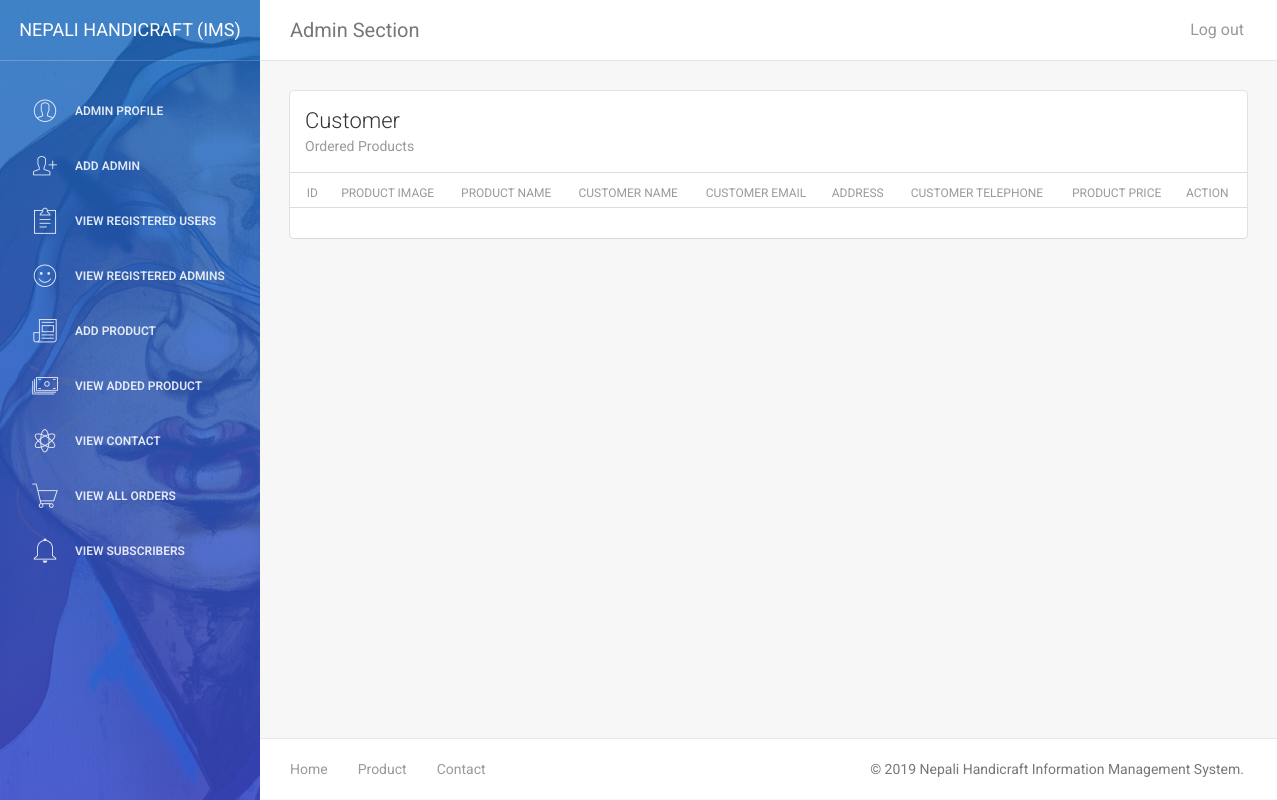
/admin/view-order.php (signed in), run on an earlier commit of the app's database.
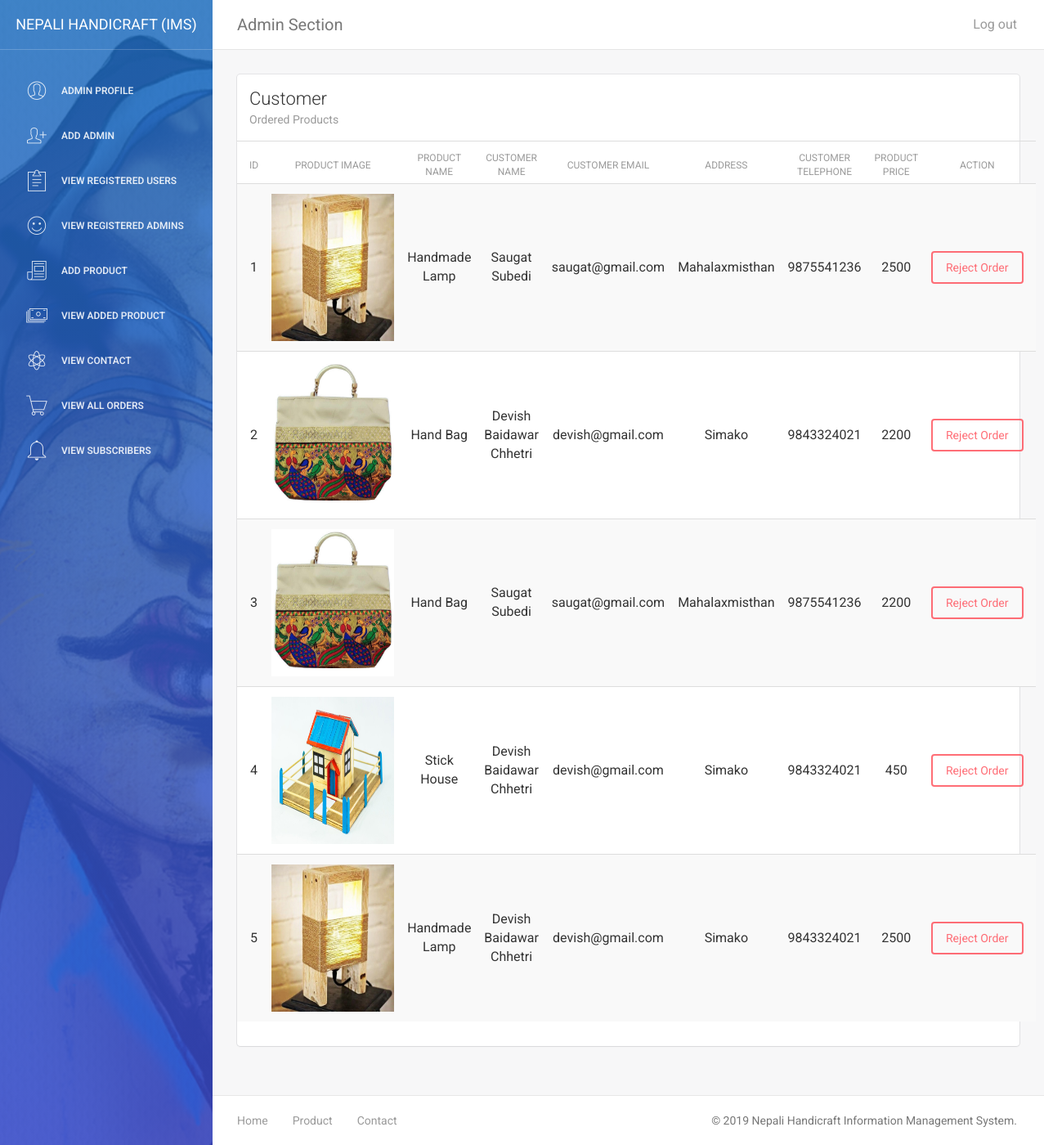
And on a later commit of the database.
### tables this page shows
CREATE TABLE `tbl_order` (
  `o_id` int(11) NOT NULL,
  `u_id` int(11) NOT NULL,
  `p_id` int(11) NOT NULL,
  `date` date NOT NULL
);

CREATE TABLE `tbl_product` (
  `p_id` int(11) NOT NULL,
  `p_name` varchar(255) NOT NULL,
  `p_image` varchar(255) NOT NULL,
  `p_description` text NOT NULL,
  `p_price` double NOT NULL,
  `p_disprice` double NOT NULL
);

CREATE TABLE `tbl_register_user` (
  `u_id` int(11) NOT NULL,
  `fname` varchar(50) NOT NULL,
  `lname` varchar(255) NOT NULL,
  `e_mail` varchar(255) NOT NULL,
  `telephone` bigint(50) NOT NULL,
  `address` varchar(255) NOT NULL,
  `city` varchar(255) NOT NULL,
  `country` varchar(50) NOT NULL,
  `region` varchar(50) NOT NULL,
  `gender` enum('Male','Female','Other','') NOT NULL,
  `password` varchar(255) NOT NULL,
  `confirm_password` varchar(255) NOT NULL
);

### admin/order-list.php (called while the page is built)
<?php
    $servername = "localhost";
    $username = "root";
    $password = "";
    $dbname = "00174648_devishbaidawarchhetri_cp";
    $conn = new mysqli($servername, $username, $password, $dbname);
    $sql = "SELECT o.o_id, u.u_id, u.fname, u.lname, u.e_mail, u.telephone, u.address, p.p_name, p.p_description, p.p_price, p.p_disprice, p.p_image
    FROM tbl_order o, tbl_register_user u, tbl_product p
    WHERE o.u_id = u.u_id AND o.p_id = p.p_id
    ORDER BY o.o_id;";
    $result =$conn->query($sql);
?>

### admin/view-order.php (the view, shortened to what this page needs)
<?php
    require 'order-list.php';
?>
<!doctype html>
<html lang="en">
<head>
    <link href="assets/css/bootstrap.min.css" rel="stylesheet" />
    <link href="assets/css/animate.min.css" rel="stylesheet"/>
    <link href="assets/css/light-bootstrap-dashboard.css?v=1.4.0" rel="stylesheet"/>
    <link href="assets/css/demo.css" rel="stylesheet" />
    <link href="http://maxcdn.bootstrapcdn.com/font-awesome/4.2.0/css/font-awesome.min.css" rel="stylesheet">
    <link href="assets/css/pe-icon-7-stroke.css" rel="stylesheet" />
</head>
<body>
<div class="wrapper">
    <?php include ('admin-sidebar.php'); ?>
    <div class="main-panel">
    <?php include ('admin-nav.php'); ?>
        <div class="content">
            <div class="container-fluid">
                <div class="row">
                    <div class="col-md-12">
                        <div class="card">
                            <div class="header">
                                <h4 class="title">Customer</h4>
                                <p class="category">Ordered Products</p>
                            </div>
                            <div class="content table-responsive table-full-width">
                                <table class="table table-hover table-striped">
                                    <thead>
                                        <th>ID</th>
                                        <th>Product Image</th>
                                    	<th>Product Name</th>
                                        <th>Customer Name</th>
                                        <th>Customer Email</th>
                                        <th>Address</th>
                                        <th>Customer Telephone</th>
                                        <th>Product Price</th>
                                        <th colspan="2" style="text-align: center;">Action</th>
                                    </thead>
                                    <tbody>
                                        <?php
                                        $i = 1;
                                        while($output = $result->fetch_assoc()){
                                        ?>
                                        <tr>
                                            <td><?php echo $i; ?></td>
                                            <td><img src="../images/product-images/<?php echo $output['p_image']; ?>" style="width:150px; height: 180px;"></td>
                                            <td><?php echo $output['p_name']; ?></td>
                                            <td><?php echo $output['fname']; ?> <?php  echo $output['lname']; ?> </td>
                                            <td><?php echo $output['e_mail']; ?></td>
                                            <td><?php echo $output['address']; ?></td>
                                            <td><?php echo $output['telephone']; ?></td>
                                            <td><?php echo $output['p_disprice']; ?></td>
								            <td><a href="../actions/cancelOrder-actionn.php?cancel=<?php echo $output['o_id']; ?>" class="btn btn-danger" onclick="Javascript: return confirm('Are you sure you want to reject order?');" name="productDelete">Reject Order</a></td>
                                        </tr>
                                    <?php $i++; } ?>
                                    </tbody>
                                </table>
                            </div>
                        </div>
                    </div>
                </div>
            </div>
        </div>
        <footer class="footer">
            <div class="container-fluid">
                <nav class="pull-left">
                    <ul>
                        <li>
                            <a href="../index.php">
                                Home
                            </a>
                        </li>
                        <li>
                            <a href="../products.php">
                                Product
                            </a>
                        </li>
                        <li>
                            <a href="../contact.php">
                                Contact
                            </a>
                        </li>
                    </ul>
                </nav>
                <p class="copyright pull-right">
                    &copy; <script>document.write(new Date().getFullYear())</script> Nepali Handicraft Information Management System.
                </p>
            </div>
        </footer>
    </div>
</div>
</body>
</html>

What changed in the data, as far as the page shows it:
added tbl_order: p.p_image (picture), p.p_name "Handmade Lamp", u.fname "Saugat", u.lname "Subedi", u.e_mail "saugat@gmail.com", u.address "Mahalaxmisthan", u.telephone "9875541236", p.p_disprice "2500"
added tbl_order: p.p_image (picture), p.p_name "Hand Bag", u.fname "Devish", u.lname "Baidawar Chhetri", u.e_mail "devish@gmail.com", u.address "Simako", u.telephone "9843324021", p.p_disprice "2200"
added tbl_order: p.p_image (picture), p.p_name "Hand Bag", u.fname "Saugat", u.lname "Subedi", u.e_mail "saugat@gmail.com", u.address "Mahalaxmisthan", u.telephone "9875541236", p.p_disprice "2200"
added tbl_order: p.p_image (picture), p.p_name "Stick House", u.fname "Devish", u.lname "Baidawar Chhetri", u.e_mail "devish@gmail.com", u.address "Simako", u.telephone "9843324021", p.p_disprice "450"
added tbl_order: p.p_image (picture), p.p_name "Handmade Lamp", u.fname "Devish", u.lname "Baidawar Chhetri", u.e_mail "devish@gmail.com", u.address "Simako", u.telephone "9843324021", p.p_disprice "2500"
